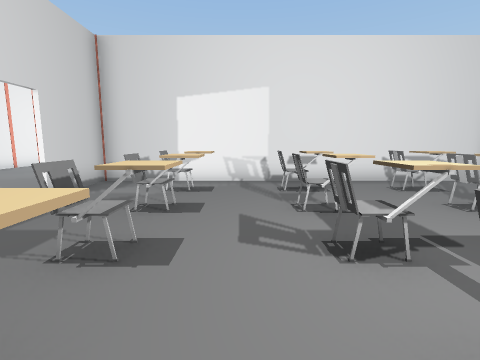
[1] (above)

20 first-person views from a walk through a 3-D level made in the Unity game engine. The camera is 1.2 m above the floor, tilts 8° down and sees 85° across. The floor is counted in squares, 1 m on a side. Each view is taken from the middle of a square. On the plan, view 1 faces up. The plan holds only what a view shows up to about 12 squares ahead; the rest is blank. The place goes on beyond the plan. The player character is not drawn. Door leaves are left out, so doorways stand open. Some surface patterns are stand-ins.

[2]
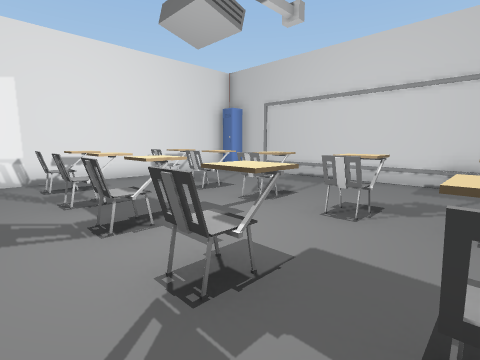

[3]
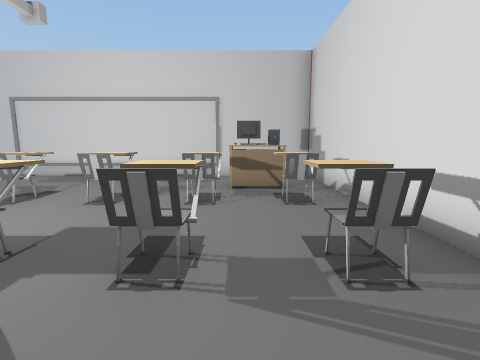

[4]
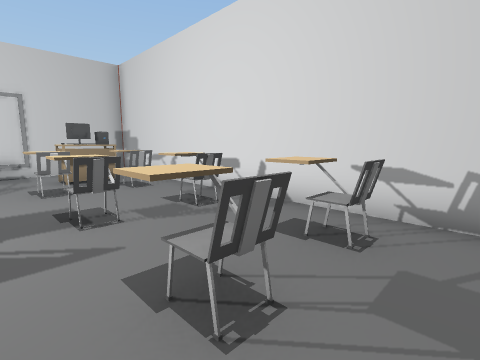

[5]
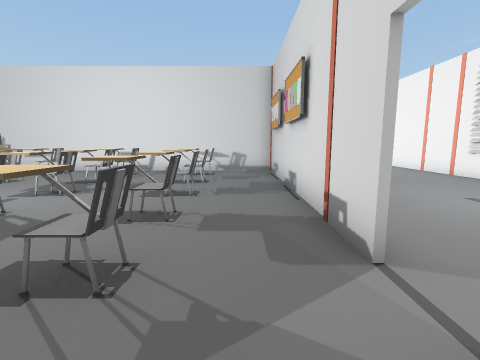

[6]
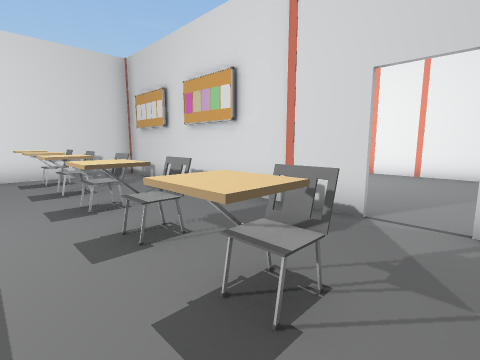

[7]
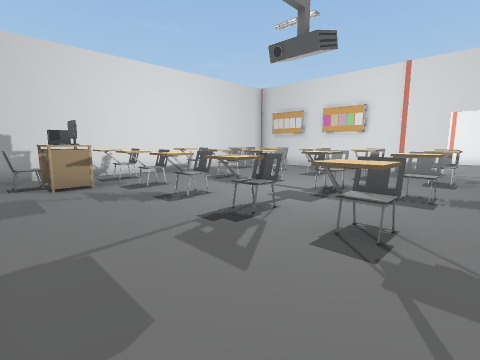

[8]
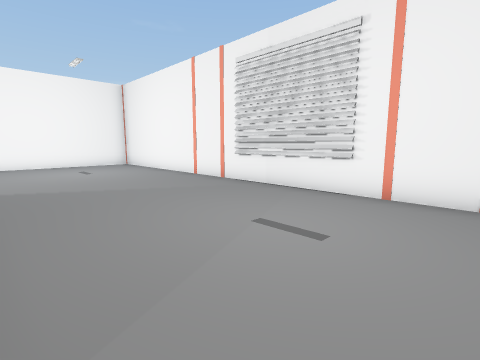

[9]
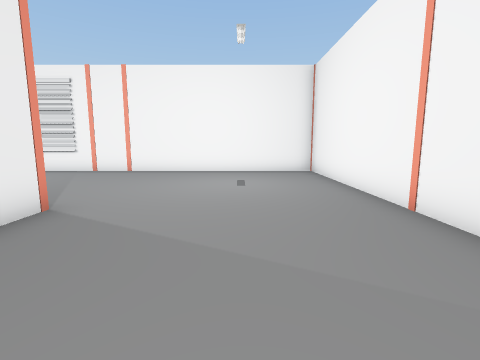

[10]
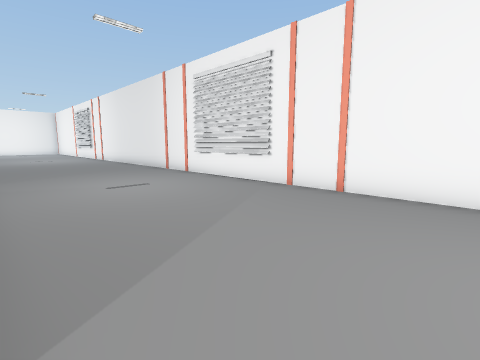

[11]
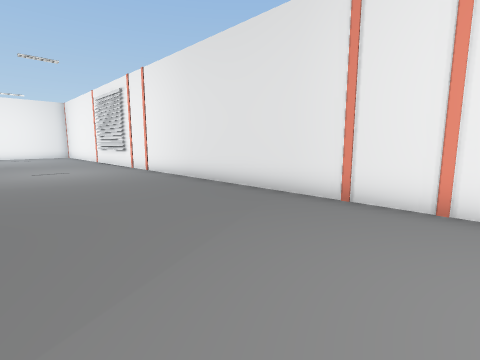

[12]
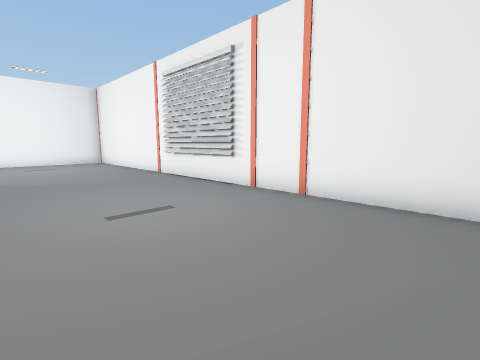

[13]
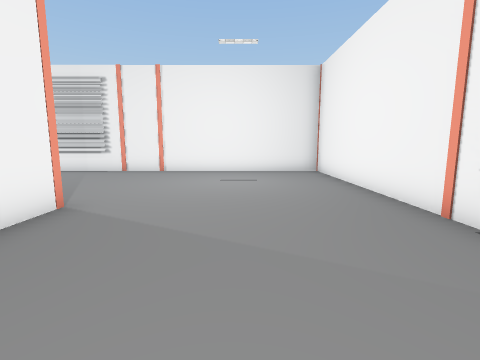

[14]
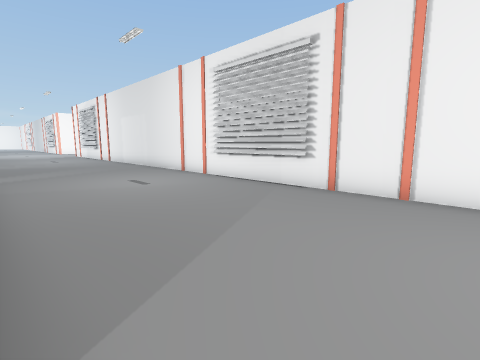

[15]
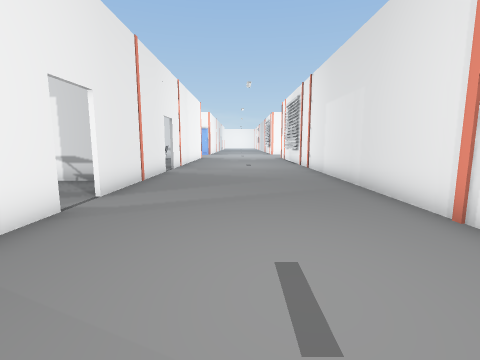

[16]
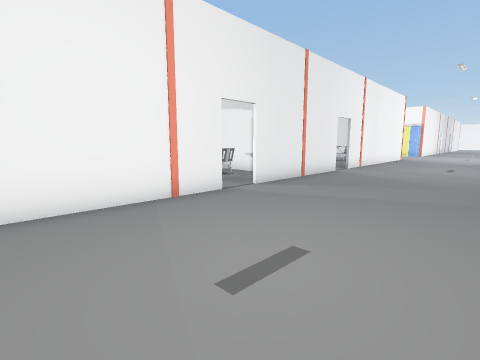

[17]
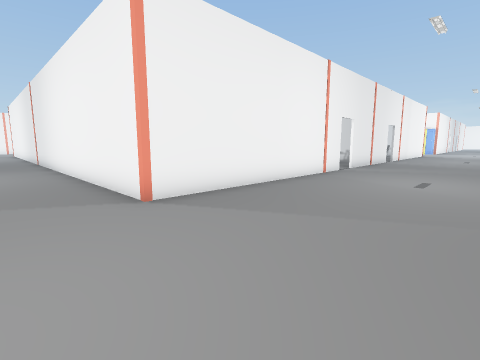

[18]
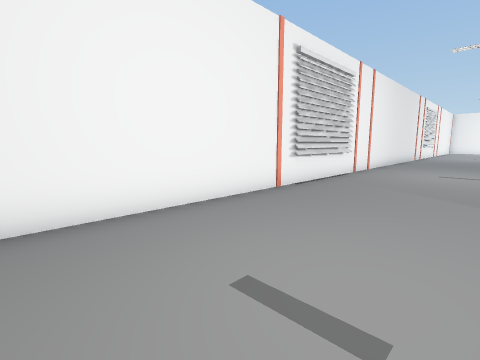

[19]
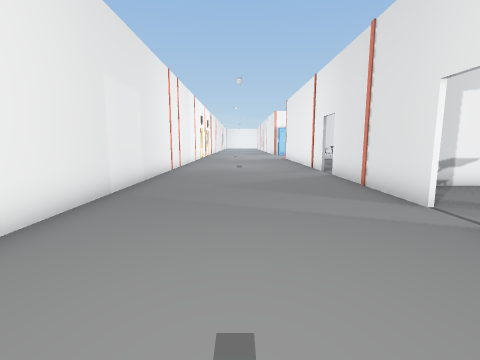

[20]
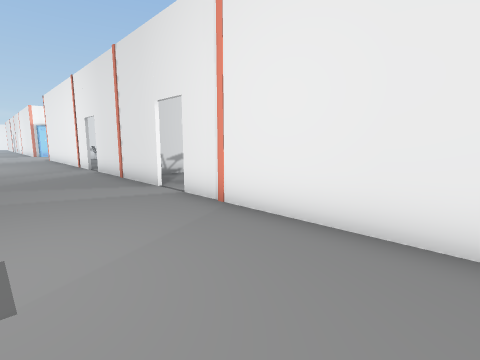

### Floor plan
Key: @ floor where view 1 was taken; # wall or solid block; . floor; D open door; C chair; L locker; T table; M computer; P pillar; O other object.
Columns run from 11 left of view 1 to 29 right of it. Each row starts with its distance up from view 1.
 13 #......#                          ....
 12 #......D                         D......#
 11 #......D                         D......#
 10 #......#                         #......#
  9 #......#                         #......#
  8 #......############L         #####......#
  7 #......#.CO.CO.CO...#         C..#......#
  6 #......#............#          ..#......#
  5 #......D.CO.CO.CO...#           .D......#
  4 #......#............#            #.....P#
  3 #......#.CO.CO.CO...#            #......#
  2 #......#............#            #.....P
  1 #......#.CO.CO.CO...#            #......#
  0 #......#...@........#            #......#
 -1 #......#.CO.CO.CO...#            #......#
 -2 #......#.........TT.#            #......#
 -3 #......#.CO.CO.COMM.#            #.....P#
 -4 #......#............#            #......#
 -5 #......##############  ###########.....P#
 -6 #.......................................#
 -7 #.......................................#
 -8 #.......................................#
 -9 #.......................................#
-10 #.......................................#
-11 #.......PP.....PP........P.P....P......O#
-12 #########################################

Positions as (right, up) in squares from view 1, and headings:
1: (0, 0), facing up
2: (0, -1), facing up-right
3: (-1, -2), facing right
4: (-3, 0), facing down-right
5: (-3, 7), facing down
6: (0, 6), facing down-left
7: (8, 6), facing down-left
8: (-5, 4), facing down-left
9: (-8, 0), facing down
10: (-6, -5), facing down-right
11: (3, -6), facing down-right
12: (11, -6), facing down-right
13: (17, -8), facing right
14: (22, -6), facing up-right
15: (25, 0), facing up
16: (27, 0), facing up-left
17: (27, -7), facing up-left
18: (27, -7), facing down-left
19: (-8, 1), facing up
20: (-8, -1), facing up-right
